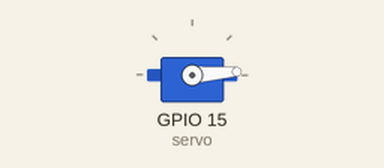
This program was run on a simulated ESP32 board running MicroPython. On the bench: servo. Servo angles are drawn from the pulse width (0.5 ms = 0°, 2.5 ms = 180°).

Above: at 0.05 s.
At 3.25 s:
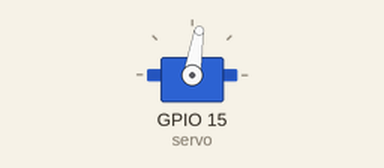
At 6.5 s:
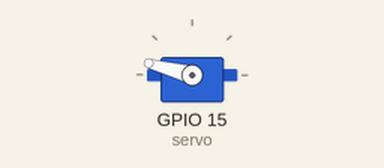
At 13.0 s:
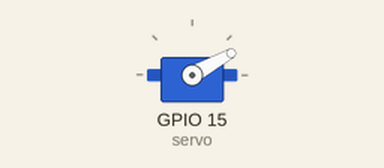
Timing chart, 0 to 18.2 s (numbered marks = the images above):
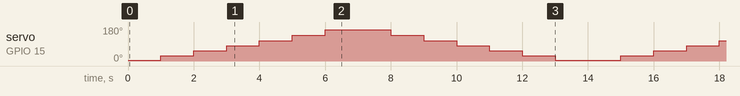

The program:

servo1.py
```python
from machine import Pin, PWM
import utime

def main():
    servo = PWM(Pin(15))
    servo.freq(50)
    while True:
         for angulo in range(0,181,30):
              duty =int(4.9383*angulo**2 +9000*angulo +550000)
              servo.duty_ns(duty)
              utime.sleep(1)


         for angulo in range(180,-1,-30):
             duty=int(4.9383*angulo**2+9000*angulo+550000)
             servo.duty_ns(duty)
             utime.sleep(1)
    servo.deinit()


if __name__ == '__main__':
    main()
```

Measured:
- by itself, servo on GPIO 15 (servo): repeats every 14.0 s: 55° 1.0 s, 81° 1.0 s, 108° 1.0 s, 136° 1.0 s, 165° 2.0 s, 136° 1.0 s, 108° 1.0 s, 81° 1.0 s, 55° 1.0 s, 29° 1.0 s, 4° 2.0 s, 29° 1.0 s
